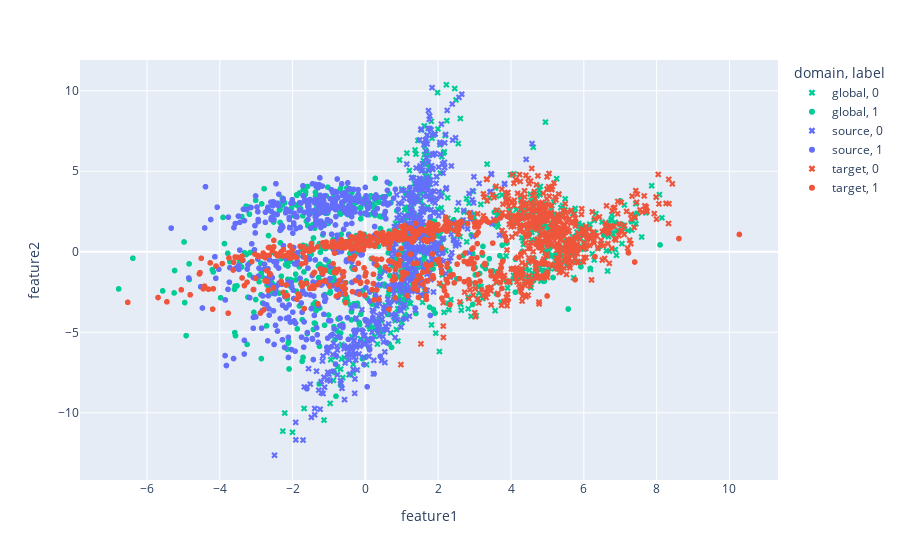
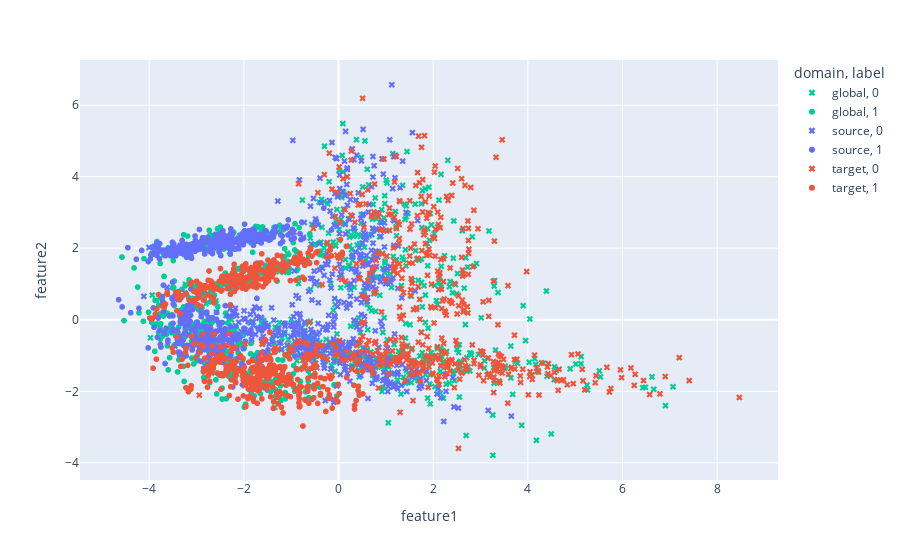

Notebook code cell kept with these figures, in order:
### Code cell
from datagen.conceptshift.selector import DomainSelector
from datagen.conceptshift.shifter import Shifter
from datagen.conceptshift.builder import ConceptShiftDataBuilder
from datagen.visualize import visualize_shift2d_px, visualize_shift3d_px
from evaluate.evaluate import analyze_data

# configure dataset generation
init_classification = dict(n_samples=5000, n_features=2, n_informative=2, n_repeated=0, n_redundant=0)
shifter = Shifter(n_domains=2, rot=.25, trans=1, scale=2)
selector = DomainSelector(n_global=1000, n_source=1000, n_target=1000, n_domains_source=1, n_domains_target=1)

builder = ConceptShiftDataBuilder(init_classification, shifter, selector)

runs = 2
for _ in range(runs):
    data = builder.generate()
    visualize_shift2d_px(*data)
    metrics = analyze_data(data)
    for key in metrics:
        print(f"{key}: {metrics[key]}")

### Figure 1 — Plotly figure (JSON) as saved in the notebook; plotly's stock layout.template omitted (floating-point values rounded to 4 significant figures; data arrays with more than 128 entries replaced by an {"elided": "..."} marker saying what was removed)
{"data": [{"hovertemplate": "domain=global<br>label=0<br>feature1=%{x}<br>feature2=%{y}<extra></extra>", "legendgroup": "global, 0", "marker": {"color": "#00CC96", "symbol": "x"}, "mode": "markers", "name": "global, 0", "showlegend": true, "x": {"elided": "483 float values"}, "xaxis": "x", "y": {"elided": "483 float values"}, "yaxis": "y", "type": "scattergl"}, {"hovertemplate": "domain=global<br>label=1<br>feature1=%{x}<br>feature2=%{y}<extra></extra>", "legendgroup": "global, 1", "marker": {"color": "#00CC96", "symbol": "circle"}, "mode": "markers", "name": "global, 1", "showlegend": true, "x": {"elided": "517 float values"}, "xaxis": "x", "y": {"elided": "517 float values"}, "yaxis": "y", "type": "scattergl"}, {"hovertemplate": "domain=source<br>label=0<br>feature1=%{x}<br>feature2=%{y}<extra></extra>", "legendgroup": "source, 0", "marker": {"color": "#636EFA", "symbol": "x"}, "mode": "markers", "name": "source, 0", "showlegend": true, "x": {"elided": "515 float values"}, "xaxis": "x", "y": {"elided": "515 float values"}, "yaxis": "y", "type": "scattergl"}, {"hovertemplate": "domain=source<br>label=1<br>feature1=%{x}<br>feature2=%{y}<extra></extra>", "legendgroup": "source, 1", "marker": {"color": "#636EFA", "symbol": "circle"}, "mode": "markers", "name": "source, 1", "showlegend": true, "x": {"elided": "485 float values"}, "xaxis": "x", "y": {"elided": "485 float values"}, "yaxis": "y", "type": "scattergl"}, {"hovertemplate": "domain=target<br>label=0<br>feature1=%{x}<br>feature2=%{y}<extra></extra>", "legendgroup": "target, 0", "marker": {"color": "#EF553B", "symbol": "x"}, "mode": "markers", "name": "target, 0", "showlegend": true, "x": {"elided": "499 float values"}, "xaxis": "x", "y": {"elided": "499 float values"}, "yaxis": "y", "type": "scattergl"}, {"hovertemplate": "domain=target<br>label=1<br>feature1=%{x}<br>feature2=%{y}<extra></extra>", "legendgroup": "target, 1", "marker": {"color": "#EF553B", "symbol": "circle"}, "mode": "markers", "name": "target, 1", "showlegend": true, "x": {"elided": "501 float values"}, "xaxis": "x", "y": {"elided": "501 float values"}, "yaxis": "y", "type": "scattergl"}], "layout": {"xaxis": {"anchor": "y", "domain": [0.0, 1.0], "title": {"text": "feature1"}}, "yaxis": {"anchor": "x", "domain": [0.0, 1.0], "title": {"text": "feature2"}}, "legend": {"title": {"text": "domain, label"}, "tracegroupgap": 0}, "margin": {"t": 60}}}

### Figure 2 — Plotly figure (JSON) as saved in the notebook; plotly's stock layout.template omitted (floating-point values rounded to 4 significant figures; data arrays with more than 128 entries replaced by an {"elided": "..."} marker saying what was removed)
{"data": [{"hovertemplate": "domain=global<br>label=0<br>feature1=%{x}<br>feature2=%{y}<extra></extra>", "legendgroup": "global, 0", "marker": {"color": "#00CC96", "symbol": "x"}, "mode": "markers", "name": "global, 0", "showlegend": true, "x": {"elided": "487 float values"}, "xaxis": "x", "y": {"elided": "487 float values"}, "yaxis": "y", "type": "scattergl"}, {"hovertemplate": "domain=global<br>label=1<br>feature1=%{x}<br>feature2=%{y}<extra></extra>", "legendgroup": "global, 1", "marker": {"color": "#00CC96", "symbol": "circle"}, "mode": "markers", "name": "global, 1", "showlegend": true, "x": {"elided": "513 float values"}, "xaxis": "x", "y": {"elided": "513 float values"}, "yaxis": "y", "type": "scattergl"}, {"hovertemplate": "domain=source<br>label=0<br>feature1=%{x}<br>feature2=%{y}<extra></extra>", "legendgroup": "source, 0", "marker": {"color": "#636EFA", "symbol": "x"}, "mode": "markers", "name": "source, 0", "showlegend": true, "x": {"elided": "501 float values"}, "xaxis": "x", "y": {"elided": "501 float values"}, "yaxis": "y", "type": "scattergl"}, {"hovertemplate": "domain=source<br>label=1<br>feature1=%{x}<br>feature2=%{y}<extra></extra>", "legendgroup": "source, 1", "marker": {"color": "#636EFA", "symbol": "circle"}, "mode": "markers", "name": "source, 1", "showlegend": true, "x": {"elided": "499 float values"}, "xaxis": "x", "y": {"elided": "499 float values"}, "yaxis": "y", "type": "scattergl"}, {"hovertemplate": "domain=target<br>label=0<br>feature1=%{x}<br>feature2=%{y}<extra></extra>", "legendgroup": "target, 0", "marker": {"color": "#EF553B", "symbol": "x"}, "mode": "markers", "name": "target, 0", "showlegend": true, "x": {"elided": "492 float values"}, "xaxis": "x", "y": {"elided": "492 float values"}, "yaxis": "y", "type": "scattergl"}, {"hovertemplate": "domain=target<br>label=1<br>feature1=%{x}<br>feature2=%{y}<extra></extra>", "legendgroup": "target, 1", "marker": {"color": "#EF553B", "symbol": "circle"}, "mode": "markers", "name": "target, 1", "showlegend": true, "x": {"elided": "508 float values"}, "xaxis": "x", "y": {"elided": "508 float values"}, "yaxis": "y", "type": "scattergl"}], "layout": {"xaxis": {"anchor": "y", "domain": [0.0, 1.0], "title": {"text": "feature1"}}, "yaxis": {"anchor": "x", "domain": [0.0, 1.0], "title": {"text": "feature2"}}, "legend": {"title": {"text": "domain, label"}, "tracegroupgap": 0}, "margin": {"t": 60}}}
